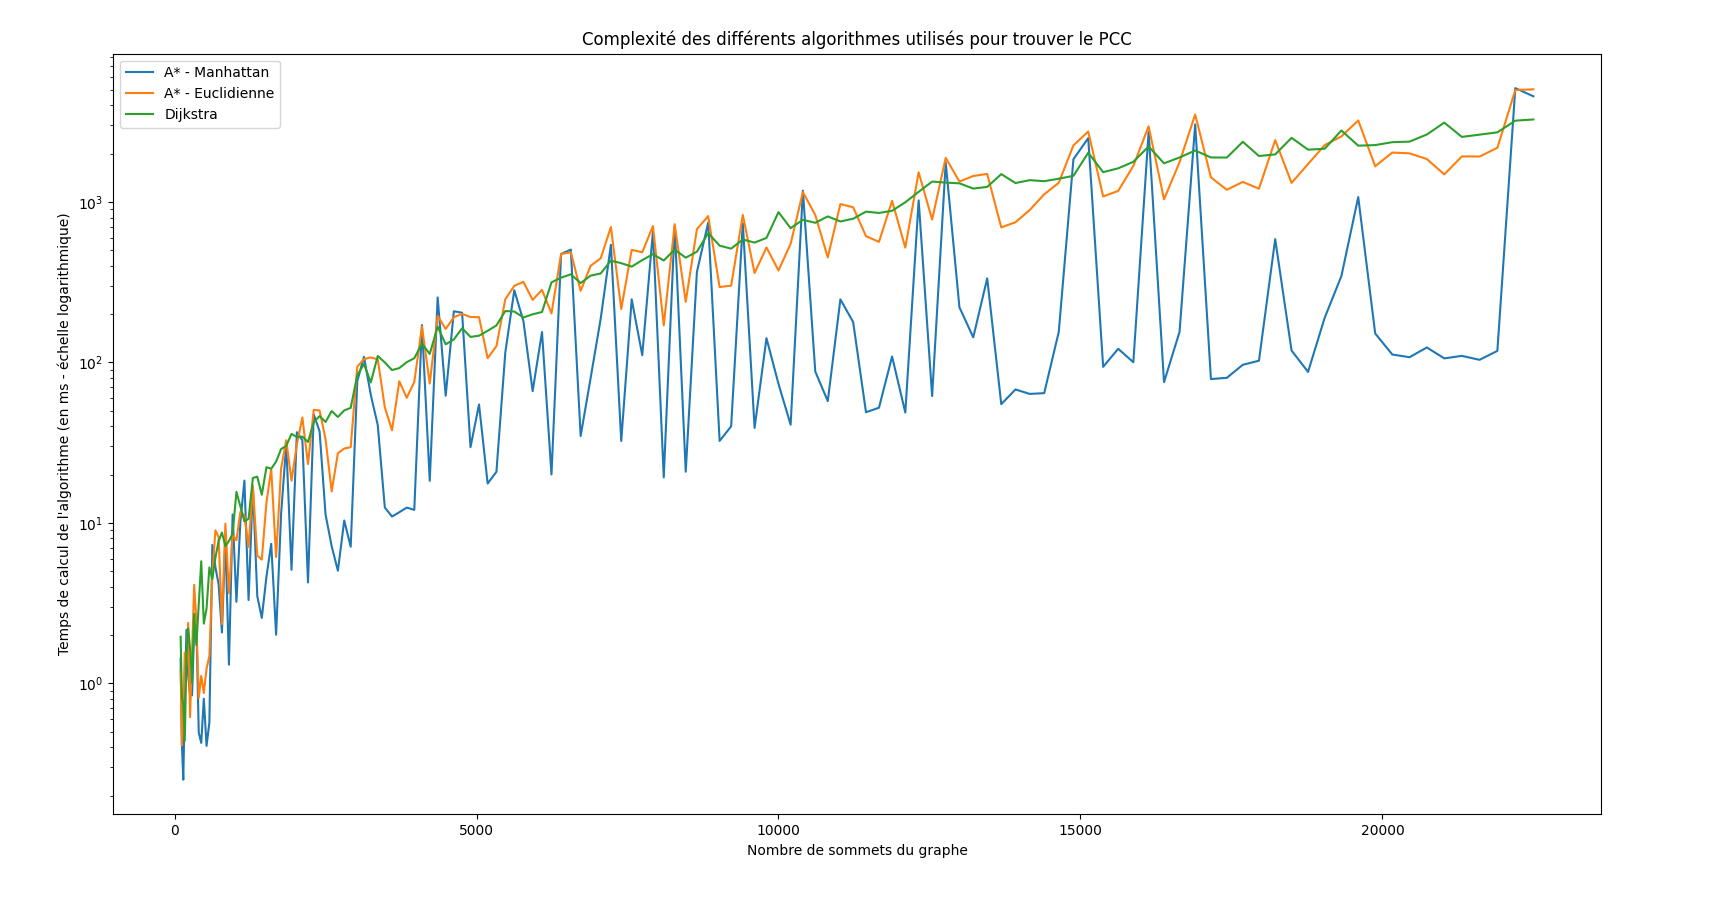

Source code (Python):
import matplotlib.pyplot as plt
import pandas
import matplotlib.pyplot as plt
import sys
import avg

plt.close('all')

if len(sys.argv) == 2 :
	data = pandas.read_csv(sys.argv[1]) #lecture des données du fichier passé en ligne de command
else :
	data = pandas.read_csv('results_gAlea_10_150.csv')

data = data.sort_values(by ='nbSommetsGraphe') #tri des données
data = data.drop(['nomFichier', 'numInstance', 'score', 'tempsChemin', 'nbSommetsParcourus'], axis=1) #on enlève les colonnes superflues

dijsktra = data.loc[data['nomAlgo'] == 'Dijsktra'].drop(['heuristique', 'nomAlgo'], axis=1)

data.drop(['nomAlgo'], axis=1)

manhattan = data.loc[data['heuristique'] == 'Manhattan'].drop(['heuristique'], axis=1) #extraction par catégories
euclidienne = data.loc[data['heuristique'] == 'euclidienne'].drop(['heuristique'], axis=1) 

x = manhattan['nbSommetsGraphe'].tolist() # les valeurs en x

yManhattan = manhattan['tempsCalcul'].tolist() # les valeurs en y
yEuclidienne = euclidienne['tempsCalcul'].tolist()
yDijsktra = dijsktra['tempsCalcul'].tolist()

plt.xlabel("Nombre de sommets du graphe")
plt.ylabel("Temps de calcul de l'algorithme (en ms - échelle logarithmique)")
plt.title("Complexité des différents algorithmes utilisés pour trouver le PCC")

plt.yscale("log") # échelle logarithmique
plt.plot(x, yManhattan, label='A* - Manhattan')
plt.plot(x, yEuclidienne, label='A* - Euclidienne')
plt.plot(x, yDijsktra, label='Dijkstra')

print("Complexité moyenne en ms - Manhattan : 		",avg.Average(yManhattan))
print("Complexité moyenne en ms - euclidienne :	",avg.Average(yEuclidienne))
print("Complexité moyenne en ms - Dijkstra : 		",avg.Average(yDijsktra))

plt.legend()
plt.show()
